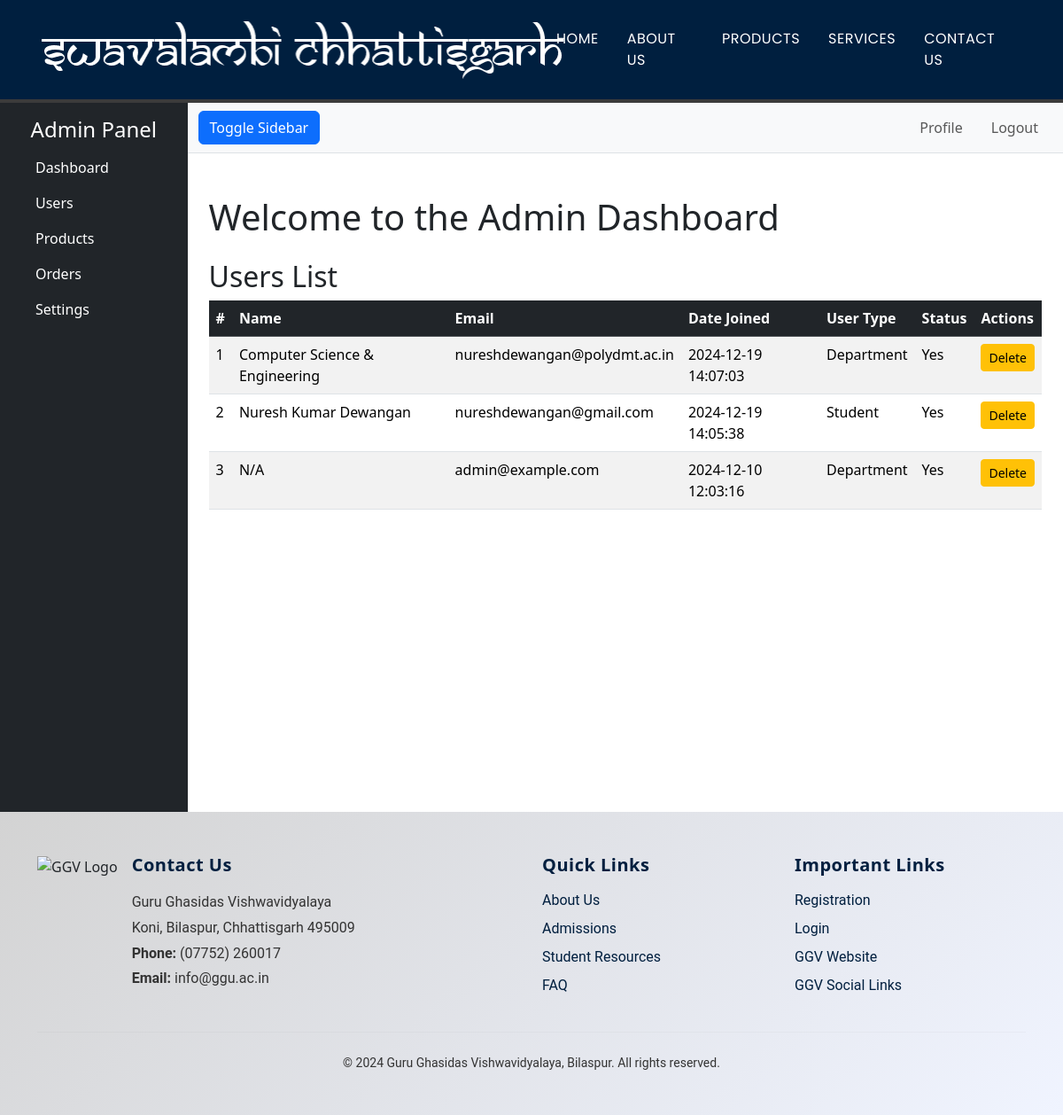
/users/admin/ (signed in), run on the app's committed database.
### swawlambi_app/models.py (models this page shows, shortened)
class Department(models.Model):
    user = models.OneToOneField(User, on_delete=models.CASCADE)
    department_name = models.CharField(max_length=100)
    head_of_department = models.CharField(max_length=100,null=True, blank=True)

class Student(models.Model):
    user = models.OneToOneField(User, on_delete=models.CASCADE)
    name = models.CharField(max_length=100)
    course_name = models.CharField(max_length=100,null=True, blank=True)
    branch_name = models.CharField(max_length=100,null=True, blank=True)
    semester = models.IntegerField(default=1,null=True, blank=True)
    enrollment_number = models.CharField(max_length=30,null=True, blank=True)
    roll_number = models.CharField(max_length=30,null=True, blank=True)
    gender = models.CharField(max_length=30,null=True, blank=True)
    date_of_birth = models.DateField(null=True, blank=True)
    course_starting_year = models.IntegerField(null=True, blank=True)
    course_ending_year = models.IntegerField(null=True, blank=True)
    profile_tagline = models.CharField(max_length=1000,null=True, blank=True)
    profile_summary = models.CharField(max_length=1000,null=True, blank=True)
    experience = models.IntegerField(null=True, blank=True)
    skills = models.CharField(max_length=1000,null=True, blank=True)
    resume = models.CharField(max_length=1000,null=True, blank=True)
    linkedin = models.CharField(max_length=1000,null=True, blank=True)
    github = models.CharField(max_length=1000,null=True, blank=True)
    website = models.CharField(max_length=1000,null=True, blank=True)
    phone_number = models.CharField(max_length=10,null=True, blank=True)

### swawlambi_app/views.py (the view, shortened to what this page needs)
# urls.py: path('users/admin/', views.admin_users, name='admin_users'),
@cache_control(no_store=True, must_revalidate=True)
@login_required
def admin_users(request):
    if not (request.user.is_staff or hasattr(request.user, 'admin')):
        return redirect('login')  # If not an admin, redirect to login
    users = User.objects.all().order_by('is_active', '-date_joined')
    user_details = []
    for user in users:
        user_type = None
        name = None
        if hasattr(user, 'student'):
            user_type = 'Student'
            name = user.student.name
        elif hasattr(user, 'department'):
            user_type = 'Department'
            name = user.department.department_name
        elif hasattr(user, 'recruiter'):
            user_type = 'Recruiter'
            name = user.recruiter.name
        else:
            user_type = 'Admin'
            name = user.username  # Default to username if no specific name field is found
        user_details.append({
            'id': user.id,
            'name': name,
            'email': user.email,
            'is_active': user.is_active,
            'date_joined': user.date_joined,
            'user_type': user_type,
        })
    return render(request, 'admin_users.html', {'users': user_details})

### templates/admin_users.html (shortened to what this page needs)
{% extends 'admin.html' %}
{% load static %}
{% block admincontent %}
<div class="container-fluid p-4">
    <h1 class="mt-4">Welcome to the Admin Dashboard</h1>
    <div class="mt-4">
        <h2>Users List</h2>
        <table class="table table-striped table-hover">
            <thead class="table-dark">
                <tr>
                    <th>#</th>
                    <th>Name</th>
                    <th>Email</th>
                    <th>Date Joined</th>
                    <th>User Type</th>
                    <th>Status</th>
                    <th>Actions</th>
                </tr>
            </thead>
            <tbody>
                {% for user in users %}
                <tr>
                    <td>{{ forloop.counter }}</td>
                    <td>{{ user.name|default:"N/A" }}</td>
                    <td>{{ user.email }}</td>
                    <td>{{ user.date_joined|date:"Y-m-d H:i:s" }}</td>
                    <td>{{ user.user_type|default:"N/A" }}</td>
                    <td>{{ user.is_active|yesno:"Yes,No" }}</td>
                    <td>
                        {% if user.user_type != "admin" %}
                            <div class="d-flex justify-content-between">
                                {% if not user.is_active %}
                                    <form method="POST" action="{% url 'admin_users' %}" class="w-100 d-flex justify-content-between">
                                        {% csrf_token %}
                                        <input type="hidden" name="user_id" value="{{ user.id }}">
                                        <button class="btn btn-success btn-sm w-50 me-1" type="submit" name="action" value="approve">Approve</button>
                                        <button class="btn btn-danger btn-sm w-50" type="submit" name="action" value="reject">Reject</button>
                                    </form>
                                {% else %}
                                    <form method="POST" action="{% url 'admin_users' %}" class="w-100 d-flex justify-content-center">
                                        <button class="btn btn-warning btn-sm w-100" type="submit" name="action" value="delete">Delete</button>
                                    </form>
                                {% endif %}
                            </div>
                        {% endif %}
                    </td>
                </tr>
                {% empty %}
                <tr>
                    <td colspan="7" class="text-center">No users found.</td>
                </tr>
                {% endfor %}
            </tbody>
        </table>
    </div>
</div>
{% endblock %}

### templates/admin.html
{% extends 'base.html' %}
{% load static %}
{% block content %}
<div class="d-flex" id="wrapper">
    <div class="bg-dark text-white p-3" id="sidebar-wrapper" style="width: 250px;">
        <h4 class="text-center">Admin Panel</h4>
        <ul class="nav flex-column">
            <li class="nav-item">
                <a href="{% url 'admin_dashboard' %}" class="nav-link text-white">Dashboard</a>
            </li>
            <li class="nav-item">
                <a href="{% url 'admin_users' %}" class="nav-link text-white">Users</a>
            </li>
            <li class="nav-item">
                <a href="#" class="nav-link text-white">Products</a>
            </li>
            <li class="nav-item">
                <a href="#" class="nav-link text-white">Orders</a>
            </li>
            <li class="nav-item">
                <a href="#" class="nav-link text-white">Settings</a>
            </li>
        </ul>
    </div>
    <div id="page-content-wrapper" class="w-100">
        <nav class="navbar navbar-expand-lg navbar-light bg-light border-bottom">
            <div class="container-fluid">
                <button class="btn btn-primary" id="menu-toggle">Toggle Sidebar</button>
                <div class="collapse navbar-collapse" id="navbarSupportedContent">
                    <ul class="navbar-nav ms-auto">
                        <li class="nav-item">
                            <a class="nav-link" href="{% url 'admin_profile' %}">Profile</a>
                        </li>
                        <li class="nav-item">
                            <a class="nav-link" href="{% url 'logout' %}">Logout</a>
                        </li>
                    </ul>
                </div>
            </div>
        </nav>
       {% block admincontent %}
       {% endblock %}
    </div>
</div>
{% endblock %}

### templates/base.html
{% include "header.html" %}
{% block content %}
{% endblock %}
{% include "footer.html" %}

### templates/header.html (shortened to what this page needs)
{% load static %}
<!DOCTYPE html>
<html lang="en">
<head>
    <link rel="stylesheet" type="text/css" href="{% static 'css/style.css' %}">
  <link href="https://cdn.jsdelivr.net/npm/bootstrap@5.3.1/dist/css/bootstrap.min.css" rel="stylesheet">
<link rel="stylesheet" href="https://cdnjs.cloudflare.com/ajax/libs/font-awesome/6.0.0-beta3/css/all.min.css">
</head>
<header id="main-header" class="text-white py-3" style="background-color: #001f3f; border-bottom: 4px solid #3B3B3B;">
    <div class="container">
        <div class="row align-items-center">
            <div class="col-md-6 d-flex align-items-center mb-3 mb-md-0">
                <img src="{% static 'img/CDOE-PC.png' %}" class="logo-desktop" alt="University Logo for Desktop" width="600" style="filter: invert(1) brightness(2);">
            </div>
            <div class="col-md-6">
                <nav class="navbar navbar-expand-md">
                    <div class="collapse navbar-collapse" id="navbarNav">
                        <ul class="navbar-nav ms-auto">
                            <li class="nav-item">
                                <a href="{% url 'index' %}" class="nav-link value text-white">Home</a>
                            </li>
                            <li class="nav-item">
                                <a href="#about" class="nav-link value text-white">About Us</a>
                            </li>
                            <li class="nav-item">
                                <a href="#marketplace" class="nav-link value text-white">Products</a>
                            </li>
                            <li class="nav-item">
                                <a href="#jobs" class="nav-link value text-white">Services</a>
                            </li>
                            <li class="nav-item">
                                <a href="#contact" class="nav-link value text-white" id="contactLink">Contact Us</a>
                            </li>
                        </ul>
                    </div>
                </nav>
            </div>
        </div>
    </div>
</header>

### templates/footer.html (shortened to what this page needs)
{% load static %}
<footer id="contact" class="py-5" style="background: linear-gradient(135deg, #D3D3D3, #f0f4ff); position: relative;">
    <div class="container">
        <div class="row">
            <div class="col-md-6 mb-4 mb-md-0 d-flex">
                <div class="me-3">
                    <img src="{% static 'img/logoggv.png' %}" alt="GGV Logo" style="width: 120px; height: auto;">
                </div>
                <div>
                    <h4 class="h5 mb-3" style="font-weight: 700; letter-spacing: 0.5px; color: #001f3f;">Contact Us</h4>
                    <address class="mb-0" style="line-height: 1.8; font-family: 'Roboto', sans-serif; color: #333;">
                        Guru Ghasidas Vishwavidyalaya<br>
                        Koni, Bilaspur, Chhattisgarh 495009<br>
                        <strong>Phone:</strong> (07752) 260017<br>
                        <strong>Email:</strong> info@ggu.ac.in
                    </address>
                </div>
            </div>
            <div class="col-md-3 mb-4 mb-md-0">
                <h4 class="h5 mb-3" style="font-weight: 700; letter-spacing: 0.5px; color: #001f3f;">Quick Links</h4>
                <ul class="list-unstyled" style="font-family: 'Roboto', sans-serif;">
                    <li class="mb-2"><a href="#" class="footer-link" style="text-decoration: none; color: #001f3f;">About Us</a></li>
                    <li class="mb-2"><a href="#" class="footer-link" style="text-decoration: none; color: #001f3f;">Admissions</a></li>
                    <li class="mb-2"><a href="#" class="footer-link" style="text-decoration: none; color: #001f3f;">Student Resources</a></li>
                    <li><a href="#" class="footer-link" style="text-decoration: none; color: #001f3f;">FAQ</a></li>
                </ul>
            </div>
            <div class="col-md-3">
                <h4 class="h5 mb-3" style="font-weight: 700; letter-spacing: 0.5px; color: #001f3f;">Important Links</h4>
                <ul class="list-unstyled" style="font-family: 'Roboto', sans-serif;">
                    <li class="mb-2"><a href="{% url 'register' %}" class="footer-link" style="text-decoration: none; color: #001f3f;">Registration</a></li>
                    <li class="mb-2"><a href="{% url 'login' %}" class="footer-link" style="text-decoration: none; color: #001f3f;">Login</a></li>
                    <li class="mb-2"><a href="https://www.ggu.ac.in/" class="footer-link" style="text-decoration: none; color: #001f3f;">GGV Website</a></li>
                    <li><a href="#" class="footer-link" style="text-decoration: none; color: #001f3f;">GGV Social Links</a></li>
                </ul>
            </div>
        </div>
        <hr class="my-4" style="border-color: rgba(0, 0, 0, 0.1);">
        <p class="text-center mb-0" style="font-family: 'Roboto', sans-serif; font-size: 14px; color: #333;">&copy; 2024 Guru Ghasidas Vishwavidyalaya, Bilaspur. All rights reserved.</p>
    </div>
</footer>
</body>
</html>

### static/css/style.css (style rules this page uses)
.logo-desktop { display: block; }
.nav-item { margin: 0 8px; }
.value { background-color: transparent; border: none; padding: 6px; color: white; display: flex; cursor: pointer; border-radius: 4px; font-size: 12px; font-family: 'Poppins', sans-serif; font-weight: 500; letter-spacing: 0.5px; text-transform: uppercase; }
html { scroll-behavior: smooth; }
.btn { background: #FFD700; color: #ffffff; border-radius: 25px; padding: 0.5rem 1.5rem; transition: background 0.3s ease-in-out; font-weight: bold; }
hr { border-color: rgba(0, 0, 0, 0.2); }
#sidebar-wrapper { height: 100vh; overflow-y: auto; }
.nav-link { transition: background-color 0.3s ease-in-out; }

### data on the page
Department: name "Computer Science & Engineering"
Student: name "Nuresh Kumar Dewangan"

### other printed values
{{ user.email }} "nureshdewangan@polydmt.ac.in" "nureshdewangan@gmail.com" "admin@example.com"
{{ user.date_joined|date:"Y-m-d H:i:s" }} "2024-12-19 14:07:03" "2024-12-19 14:05:38" "2024-12-10 12:03:16"
{{ user.user_type|default:"N/A" }} "Department" "Student" "Department"
{{ user.is_active|yesno:"Yes,No" }} "Yes" "Yes" "Yes"
{{ user.name|default:"N/A" }} "N/A"
